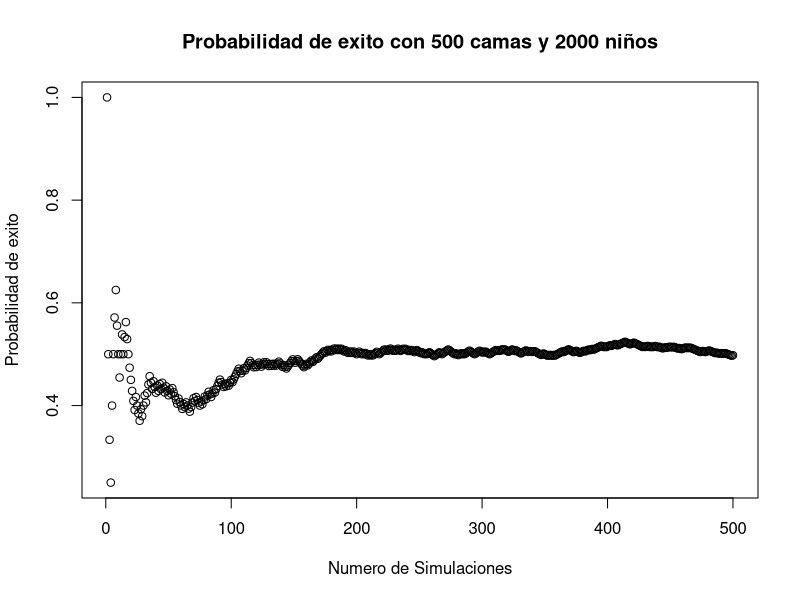

Recreate this plot in R.


gene <- c(0,0,0,1)
nsimulations <- 500
sick <- c()
babys <-2000
expected_babys <- babys/4
beds <- 500

success_beds <- c()
times_success <- c()
prob_success <- c()

for(i in 1:nsimulations){
  test <- replicate(babys,sample(gene,1,replace = TRUE))
  sick <- c(sick,sum(test))
  if(sum(test)<=beds){
    success_beds <- c(success_beds,1)
  }
  times_success<- c(times_success,sum(success_beds))
  prob_success<- c(prob_success,sum(success_beds)/i)
}

plot(1:nsimulations,prob_success,
     xlab = "Numero de Simulaciones",
     ylab = "Probabilidad de exito",
     main = "Probabilidad de exito con 500 camas y 2000 niños")

